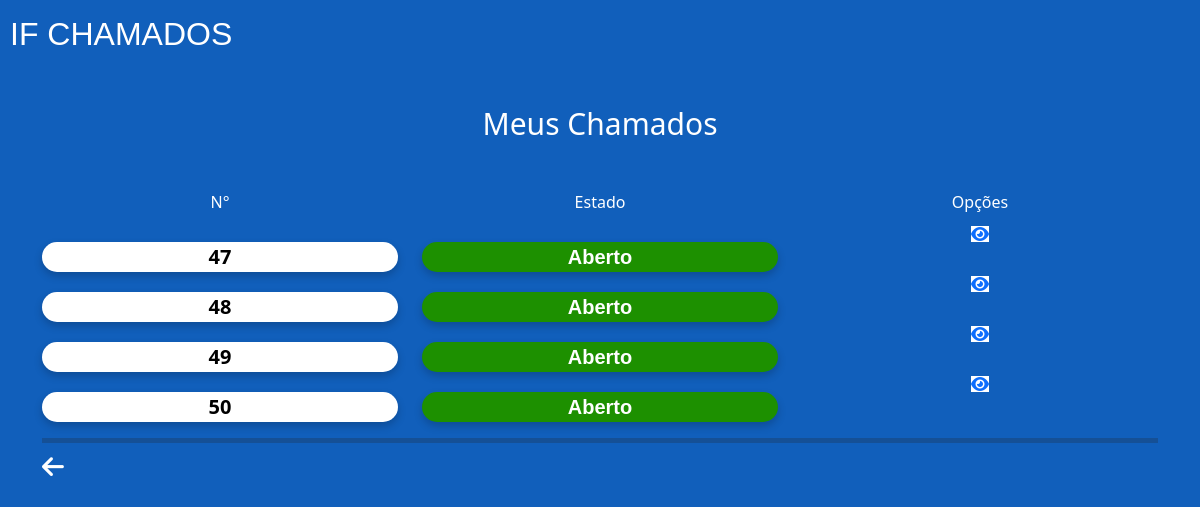
Before: /if-dados/meus-chamados/ (signed in) with the older database file.
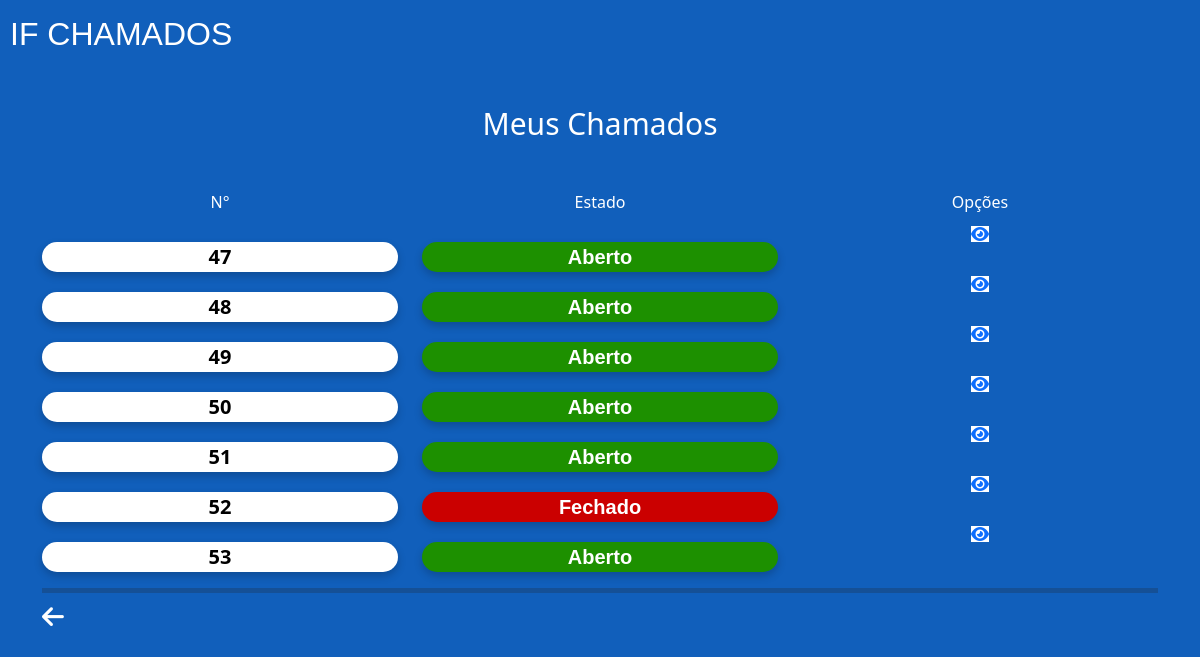
After: the same page with the newer database file.
### if_dados/models.py (models this page shows, shortened)
class Chamado(models.Model):
    class Status(models.TextChoices):
        ABERTO = 'Aberto', 'Aberto'
        FECHADO = 'Fechado', 'Fechado'
        PENDENTE = 'Pendente', 'Pendente'
        REABERTO = 'Reaberto', 'Reaberto'
    usuario = models.ForeignKey(settings.AUTH_USER_MODEL, on_delete=models.CASCADE, default=1)
    status = models.CharField(max_length=10, choices=Status.choices, default=Status.ABERTO)
    departamento = models.CharField(max_length=255)
    sala = models.CharField(max_length=255)
    descricao_problema = models.TextField()
    patrimonio = models.CharField(max_length=50, blank=True, null=True)
    data_abertura = models.DateTimeField(default=timezone.now)
    data_fechamento = models.DateTimeField(blank=True, null=True)
    data_modificacao = models.DateTimeField(blank=True, null=True)
    data_reabertura = models.DateTimeField(blank=True, null=True)
    equipamento = models.CharField(max_length=255, blank=True, null=True)
    especialidade = models.ManyToManyField(Especialidade, blank=True)
    relato_tecnico = models.TextField(blank=True)

### if_dados/views.py (the view)
# urls.py: path('meus-chamados/', views.meus_chamados, name='meus_chamados'),
@login_required
def meus_chamados(request):
    chamados = Chamado.objects.filter(usuario=request.user)  # Filtra os chamados do usuário atual
    return render(request, 'meus-chamados.html', {'chamados': chamados})

### if_dados/templates/meus-chamados.html (shortened to what this page needs)
{% load static %}
<!DOCTYPE html>
<html lang="pt-br">
<head>
    <link href="https://cdn.jsdelivr.net/npm/bootstrap@5.0.2/dist/css/bootstrap.min.css" rel="stylesheet">
    <link rel="stylesheet" type="text/css" href="{% static 'css/style.css' %}">
</head>
<body>
    <div class="container-geral">
        <div class="logo text-white">IF CHAMADOS</div>
        <div class="container">
            <h1 class="text-center text-white mt-5 mb-5">Meus Chamados</h1>
            <div class="row mt-5 header-row">
                <div class="col-4 text-center text-white">
                    <div>N°</div>
                </div>
                <div class="col-4 text-center text-white">
                    <div>Estado</div>
                </div>
                <div class="col-4 text-center text-white">
                    <div>Opções</div>
                </div>
            </div>
            <div class="row mt-2">
                {% for chamado in chamados %}
                <div class="col-4 text-center text-white">
                    <div class="numero-chamado">{{ chamado.id }}</div>
                </div>
                <div class="col-4 text-center text-white">
                    <div class="{% if chamado.status == 'Fechado' %}estado-fechado{% else %}estado-aberto{% endif %}">
                        {{ chamado.status }}
                    </div>
                </div>
                <div class="col-4 text-center text-white">
                    <div class="container-icon">
                        {% if chamado.status == 'Fechado' %}
                        <a href="{% url 'detalhes_do_chamado_fechado' id=chamado.id %}">
                            <i class="fa-solid fa-eye icone-olho"></i>
                        </a>
                        {% else %}
                        <a href="{% url 'detalhes_do_chamado_aberto' id=chamado.id %}">
                            <i class="fa-solid fa-eye icone-olho"></i>
                        </a>
                        {% endif %}
                    </div>
                </div>
                {% endfor %}
            </div>
            <hr>
            <div class="container-botao-voltar mt-4">
                <div class="icone-voltar">
                    <a href="{% url 'chamados' %}"><i class="fas fa-arrow-left text-white"></i></a>
                </div>
            </div>
        </div>
    </div>
</body>
</html>

### if_app/static/css/style.css (style rules this page uses)
body { padding: 10px; background: #115FBB; }
a { text-decoration: none; }
.logo { font-size: 32px; font-family: 'Franklin Gothic Medium', 'Arial Narrow', Arial, sans-serif; }
.icone-voltar { position: relative; margin-bottom: 0rem; }
.icone-voltar i { position: absolute; font-size: 25px; top: 70%; transform: translateY(-50%); }
.container-botao-voltar, .container-botao-enviar { height: 50px; position: relative; }
.numero-chamado { border-radius: 20px; font-weight: 600; font-size: 20px; margin-top: 20px; color: #000; box-shadow: 0 4px 8px rgba(0, 0, 0, 0.2); background: #FFF; }
.estado-aberto { border-radius: 20px; font-family: Arial, Helvetica, sans-serif; font-weight: 600; font-size: 20px; margin-top: 20px; box-shadow: 0 4px 8px rgba(0, 0, 0, 0.2); background: #1D9000; }
.estado-fechado { border-radius: 20px; font-family: Arial, Helvetica, sans-serif; font-weight: 600; font-size: 20px; margin-top: 20px; box-shadow: 0 4px 8px rgba(0, 0, 0, 0.2); background: #CB0000; }
.icone-olho { background-color: #fff; }
h1 { font-size: 30px; }
hr { padding: 2.5px; }

Changed rows visible on the page:
added Chamado: id "51", status "Aberto"
added Chamado: id "52", status "Fechado"
added Chamado: id "53", status "Aberto"
